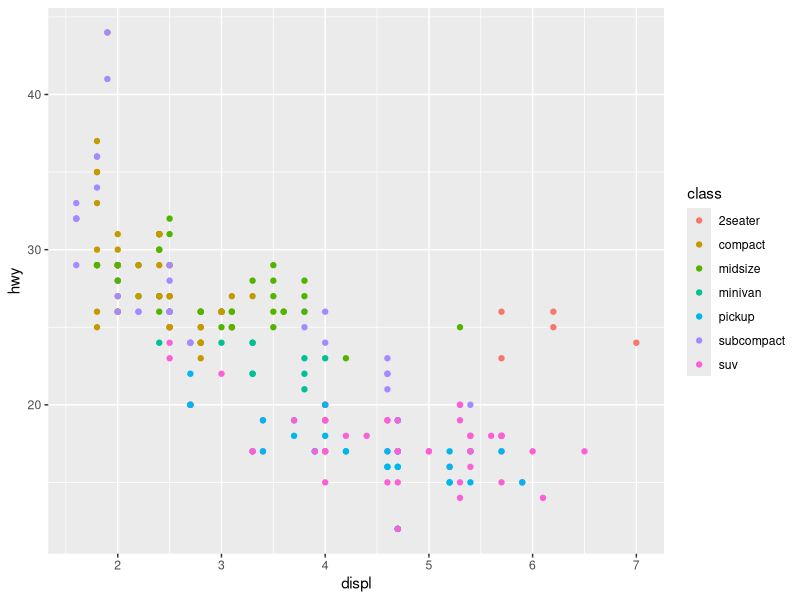
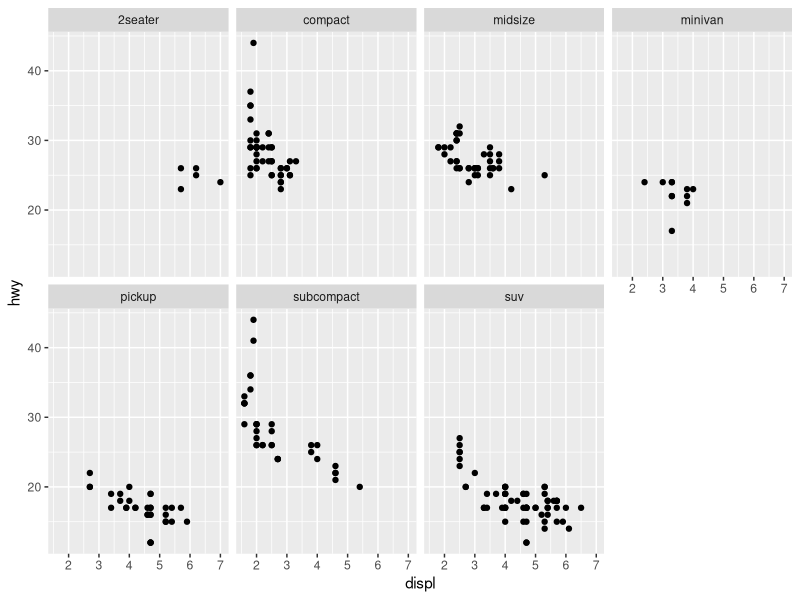

These figures' R source, in order:
# install.packages("tidyverse")
library(tidyverse)
library(ggplot2)

# This would have been better off as a Rmd file. 

ggplot(data=mpg) + geom_point(mapping = aes(x=displ, y=hwy, color=class))

ggplot(data=mpg) + geom_point(mapping = aes(x=displ, y=hwy)) + facet_wrap(~ class, nrow = 2)
